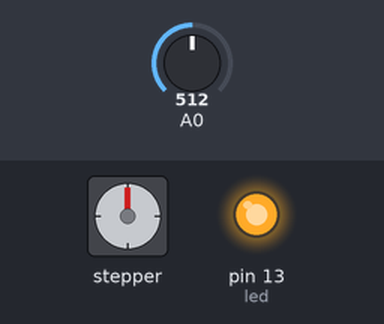
Bench run of a sketch on a simulated Arduino Mega 2560, built with avr-gcc and run on an emulated ATmega2560. Shown: stepper motor, output pins drawn as LEDs (lit = HIGH). Inputs (shaded band) come from the test bench; at power-on: A0 = 512. Stepper angles assume 24 steps per turn; pins used as bus, display or sensor lines are not drawn.

Above: at 1.2 s.
1.3 s: A0 set to 716
At 1.71 s:
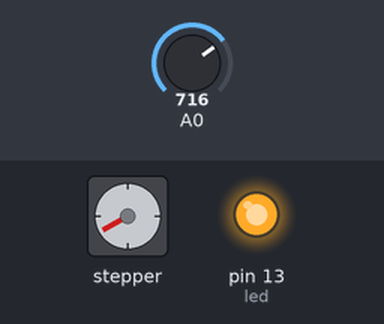
4.3 s: A0 set to 900
At 4.83 s:
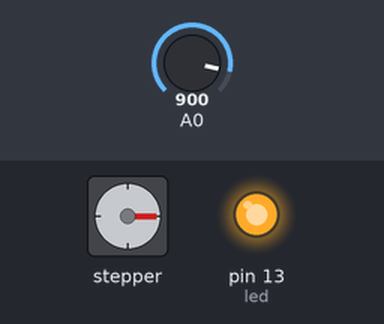
7.3 s: A0 set to 1023
At 7.67 s:
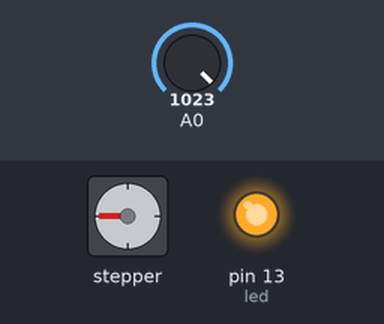
10.3 s: A0 set to 306
Timing chart, 0 to 28.9 s (numbered marks = the images above; inputs shaded):
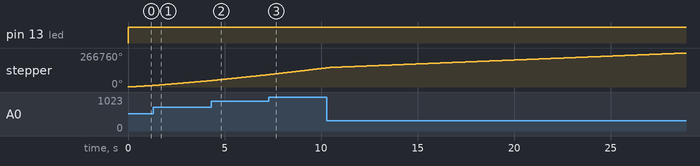

The sketch:

Stepper_Test.ino
```cpp
#include <Stepper.h>

#define STEPS 200
Stepper stepper(24, 8, 9, 10, 11);
int velocity=2500;

int led=13;
int powersave=12;

void setup()
{
  stepper.setSpeed(4000);
  pinMode(led,OUTPUT);
  pinMode(powersave,OUTPUT);
  digitalWrite(powersave,HIGH);
}

void loop()
{
  velocity=map(analogRead(0),0,1024,STEPS,3000);
  stepper.setSpeed(velocity);
  digitalWrite(13,HIGH);
  digitalWrite(powersave,LOW);
  stepper.step(STEPS);
  digitalWrite(powersave,HIGH);
  digitalWrite(13,LOW);
}
```
